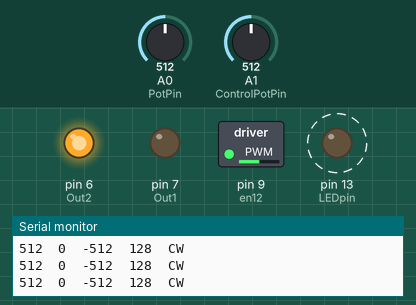
This sketch was run on a simulated Arduino Uno, built with avr-gcc and run on an emulated ATmega328P. Shown: switched loads named in the sketch (green lamp = pin HIGH), output pins drawn as LEDs (lit = HIGH), the last lines printed to the serial monitor. Dashed ring = blinking. Inputs (shaded band) come from the test bench; at power-on: A0 (PotPin) = 512, A1 (ControlPotPin) = 512.

Above: at 1.26 s.
1.3 s: A0 (PotPin) set to 12
At 1.57 s:
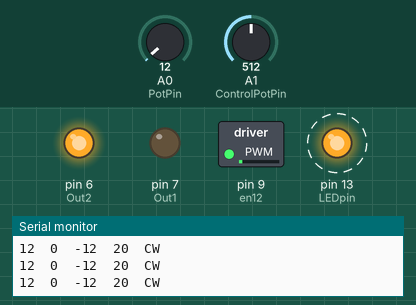
4.3 s: A0 (PotPin) set to 9
At 4.61 s:
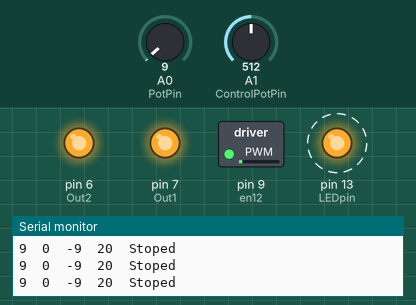
7.3 s: A0 (PotPin) set to 265
At 7.45 s:
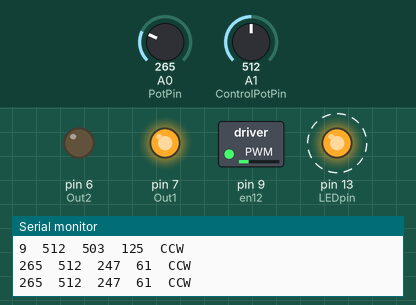
10.3 s: A0 (PotPin) set to 1023
At 10.5 s:
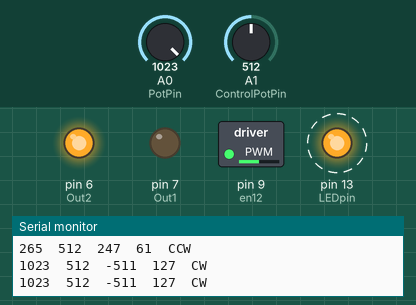
13.3 s: A0 (PotPin) set to 539
At 13.55 s:
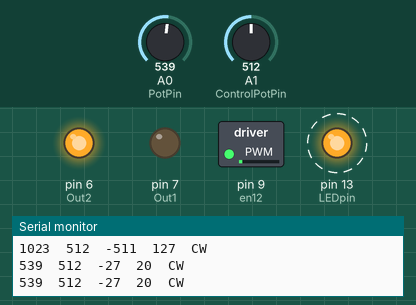
16.3 s: A0 (PotPin) set to 508
At 16.59 s:
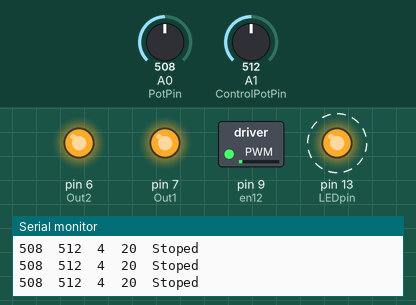
Timing chart, 0 to 20.3 s (numbered marks = the images above; inputs shaded):
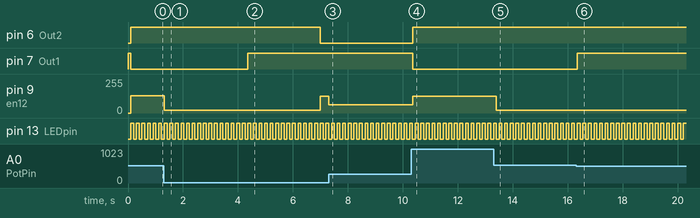

Measured:
- the behaviour switches between 11 and 10 on A0 (PotPin) (found by bisection; images 1 and 2)
- the behaviour switches between 523 and 522 on A0 (PotPin) (found by bisection; images 5 and 6)
- after the input at 1.3 s, pin 9 (en12): 128/255 → 20/255 at once
- after the input at 4.3 s, pin 6 (Out2): HIGH → LOW after 2.7 s; pin 7 (Out1): LOW → HIGH after 0.06 s; pin 9 (en12): 20/255 → 125/255 after 2.7 s
- after the input at 7.3 s, pin 9 (en12): 125/255 → 61/255 at once
- after the input at 10.3 s, pin 6 (Out2): LOW → HIGH after 0.05 s; pin 7 (Out1): HIGH → LOW after 0.05 s; pin 9 (en12): 61/255 → 127/255 after 0.05 s
- after the input at 13.3 s, pin 9 (en12): 127/255 → 20/255 after 0.10 s
- after the input at 16.3 s, pin 7 (Out1): LOW → HIGH at once

The sketch:

MotorController.ino
```cpp
/*
 http://www.engblaze.com/microcontroller-tutorial-avr-and-arduino-timer-interrupts/
 (target time) = (timer resolution) * (# timer counts + 1)
 (# timer counts + 1) = (target time) / (timer resolution)
 (# timer counts + 1) = (1 s) / (6.4e-5 s)
 (# timer counts + 1) = 15625
 (# timer counts) = 15625 - 1 = 15624
 */

 /*
 http://arduinomega.blogspot.com/2011/05/timer2-and-overflow-interrupt-lets-get.html
 Timer2 is 8-bits so the max number it can count to is 255,
 preloading Timer2's counter with 130 leaves 125 cycles left to count.
 The Arduino has a clock of 16MHz so: (1/16E6) * 125 * 128 = 1ms
 */

#include <avr/io.h>
#include <avr/interrupt.h>

// Pins
#define Out1 7
#define Out2 6
#define en12 9
#define PotPin 0
#define ControlPotPin 1
#define LEDpin 13

// PWM Values
#define CPS 100 // counts per interrupt (Hz^ -1 or ms)
#define DCmin 20 // Minimum duty cycle (0-255) to get motor moving from rest
#define DCmax 255 // Max duty cycle (0-255) to get motor moving from rest
#define th 10 // position threshold (0-1023), safe th = 10
int error, duty, current, target, sCount=0; // duty cycle

boolean fp = false;

/*-------------------- Setup --------------------------------*/
void setup(){
  Serial.begin(9600);
  Serial.println("\nCurPos\tTarget\tError\tDuty C\tDir");
  pinMode(Out1,OUTPUT);
  pinMode(Out2,OUTPUT);
  pinMode(en12,OUTPUT);
  pinMode(LEDpin,OUTPUT);
  digitalWrite(LEDpin,LOW);
  forward();
  /*
  int v = analogRead(PotPin);
  forward();
  delay(5);
  if (analogRead(PotPin) > v){
    fp = true;//forward is positive
  }
  */
  // Initialize Timer2 to interrupt ever 1ms
  cli(); // clear global interrupts
  TCCR2B = 0x00;        //Disbale Timer2 while we set it up
  TCNT2  = 130;         //Reset Timer Count to 130 out of 255
  TIFR2  = 0x00;        //Timer2 INT Flag Reg: Clear Timer Overflow Flag
  TIMSK2 = 0x01;        //Timer2 INT Reg: Timer2 Overflow Interrupt Enable
  TCCR2A = 0x00;        //Timer2 Control Reg A: Wave Gen Mode normal
  TCCR2B = 0x05;        //Timer2 Control Reg B: Timer Prescaler set to 128
  sei(); //set global interrupts

  /*
  // initialize Timer1
  cli();          // disable global interrupts
  TCCR1A = 0;     // set entire TCCR1A register to 0
  TCCR1B = 0;     // same for TCCR1B

  // set compare match register to desired timer count:
  OCR1A = 14; //for ~1KHz
  // turn on CTC mode:
  TCCR1B |= (1 << WGM12);
  // Set CS10 and CS12 bits for 1024 prescaler:
  TCCR1B |= (1 << CS10);
  TCCR1B |= (1 << CS12);
  // enable timer compare interrupt:
  TIMSK1 |= (1 << OCIE1A);
  // enable global interrupts:
  sei();
  */
}// end setup()

/*-------------------- Loop ----------------------------------*/
void loop()
{
  analogWrite(en12, duty);
} // end loop()

/*-------------------- Interrupt ------------------------------*/
int count = 0;
ISR(TIMER2_OVF_vect)
{
  count++;
  if(count >= CPS){
    digitalWrite(LEDpin,!digitalRead(LEDpin));
    count = 0;

    // CURRENT
    current = analogRead(PotPin);
    Serial.print(current);
    Serial.print("\t");
    Serial.print(target);
    Serial.print("\t");

    // ERROR
    error = target - current;
    Serial.print(error);
    Serial.print("\t");

    // DUTY CYCLE
    // pwm = P*err + I*ierr + D*dedt
    duty = abs(error / 4);
    if (duty < DCmin){
      duty = DCmin;
    }
    if (duty > DCmax){
      duty = DCmax;
    }
    Serial.print(duty);
    Serial.print("\t");

    // DIRECTION
    if(error > th){
      forward();
      Serial.println("CCW");
    }
    else if (error < -th){
      backward();
      Serial.println("CW");
    }
    else{
      halt();
      Serial.println("Stoped");
      if(sCount++ >= 25){
        Serial.print("New target = ");
        //Serial.println(target = random(0,1023));
        Serial.println(target = analogRead(ControlPotPin));
        sCount = 0;
      }
    }

    // Optional:
      //current angle
      //desired angle
  }
  TCNT2 = 130;           //Reset Timer to 130 out of 255
  TIFR2 = 0x00;          //Timer2 INT Flag Reg: Clear Timer Overflow Flag
} //end ISR()

/*-------------------- Helper Functions ------------------------*/

void forward(){
  digitalWrite(Out1,HIGH);
  digitalWrite(Out2,LOW);
}

void backward(){
  digitalWrite(Out2,HIGH);
  digitalWrite(Out1,LOW);
}

void halt(){
  digitalWrite(Out1,HIGH);
  digitalWrite(Out2,HIGH);
}
```
